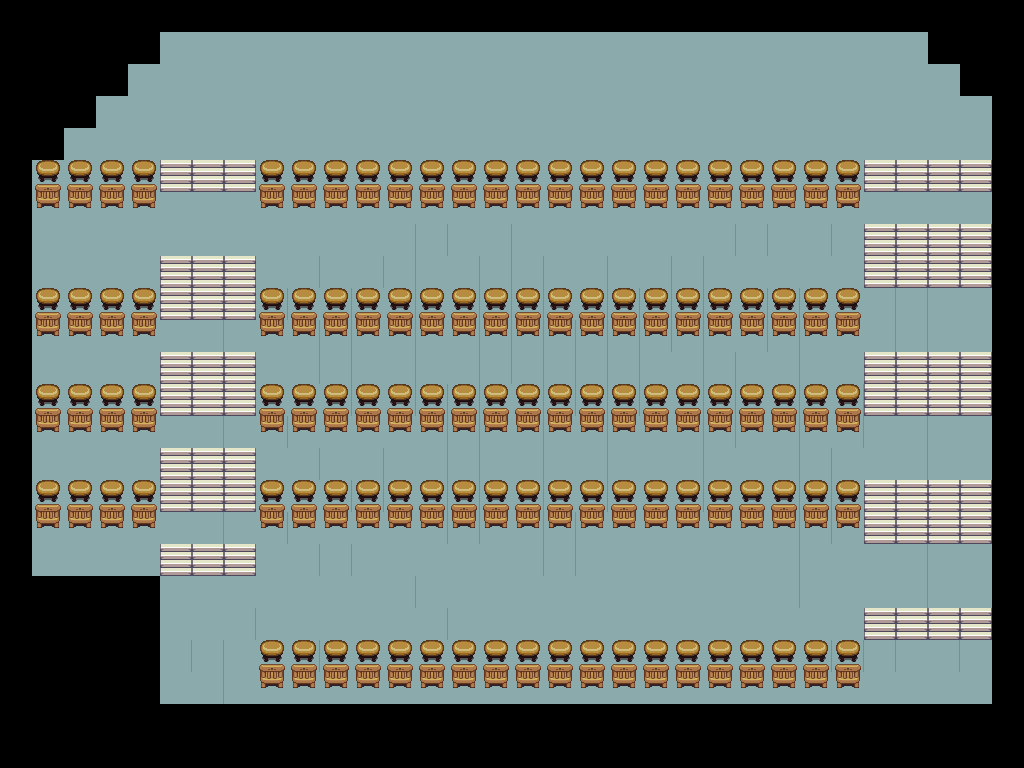

The image is a tile-based game level rendered from a .tmx file. Its description and source (layers, tilesets, objects; grid data summarised) follow:
An orthogonal 32x24 tile map with 32x32 px tiles, 6 tile layers (sol, escalier, vers_amphiC1, noir 99, ...), 7 tilesets.

<map version="1.8" tiledversion="1.8.2" orientation="orthogonal" renderorder="right-down" width="32" height="24" tilewidth="32" tileheight="32" infinite="0" nextlayerid="20" nextobjectid="28">
 <tileset firstgid="1" name="porte" tilewidth="32" tileheight="32" tilecount="16" columns="4">
  <image source="porte.png" trans="ff00ff" width="128" height="128" />
 </tileset>
 <tileset firstgid="17" source="test_porte(10).tsx" />
 <tileset firstgid="33" source="couleur.tsx" />
 <tileset firstgid="42" source="Interior.tsx" />
 <tileset firstgid="1066" source="porte.tsx" />
 <tileset firstgid="1082" source="pixel-cyberpunk-interior.tsx" />
 <tileset firstgid="1313" source="poignet.tsx" />
 <layer id="2" name="sol" width="32" height="24">
  <data>[768 cells, 601 non-empty, 2 distinct tile ids]</data>
 </layer>
 <layer id="16" name="escalier" width="32" height="24">
  <data>[768 cells, 56 non-empty, 1 distinct tile ids]</data>
 </layer>
 <layer id="18" name="vers_amphiC1" width="32" height="24">
  <data>[768 cells, 0 non-empty, 0 distinct tile ids]</data>
 </layer>
 <layer id="17" name="noir 99" width="32" height="24">
  <data>[768 cells, 167 non-empty, 2 distinct tile ids]</data>
 </layer>
 <layer id="14" name="bureaux 99" width="32" height="24">
  <data>[768 cells, 111 non-empty, 1 distinct tile ids]</data>
 </layer>
 <layer id="15" name="chaise 99" width="32" height="24">
  <data>[768 cells, 222 non-empty, 2 distinct tile ids]</data>
 </layer>
</map>
